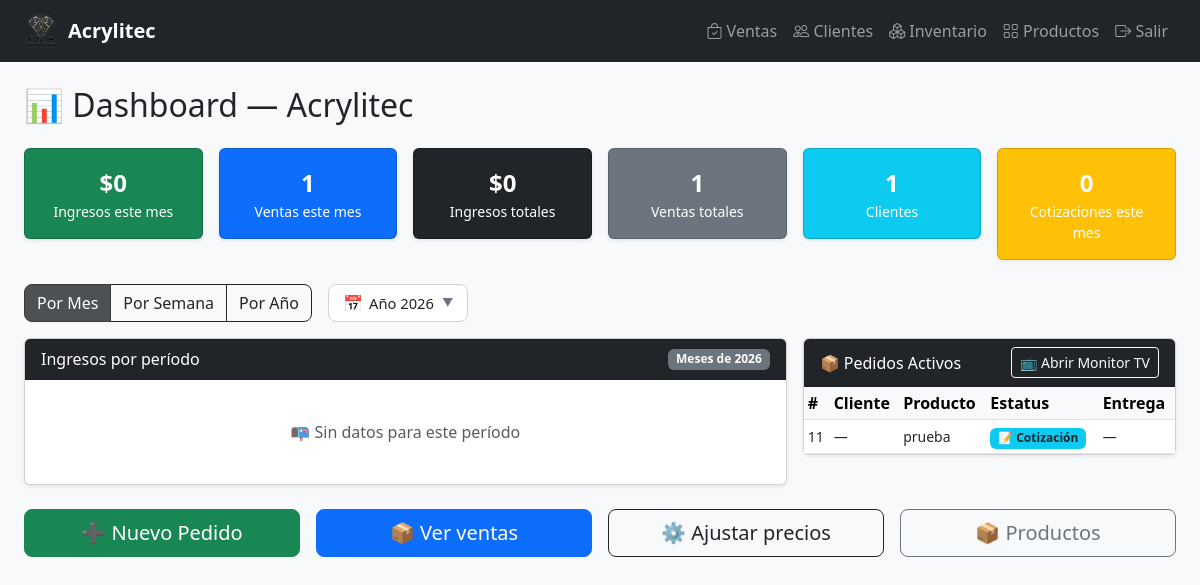
/dashboard/, run on the app's committed database.
### gestion/models.py (models this page shows, shortened)
class Ventas(models.Model):
    ESTATUS_CHOICES = [
        ('cotizacion', 'Cotización'),
        ('pendiente', 'Pendiente'),
        ('en_produccion', 'En producción'),
        ('pagada', 'Pagada'),
        ('entregada', 'Entregada'),
    ]
    id_venta = models.AutoField(primary_key=True)
    id_cotizacion = models.ForeignKey(Cotizaciones, models.DO_NOTHING, db_column='id_cotizacion', blank=True, null=True)
    id_cliente = models.ForeignKey('Clientes', on_delete=models.SET_NULL, null=True, blank=True, db_column='id_cliente_directo')
    monto_abonado = models.DecimalField(max_digits=10, decimal_places=2, default=0.00, verbose_name="Anticipo/Abono")
    estatus = models.CharField(max_length=20, choices=ESTATUS_CHOICES, default='pendiente')
    fecha_entrega = models.DateField(blank=True, null=True)
    fecha_venta = models.DateField(auto_now_add=True, null=True)

class Productos(models.Model):
    id_producto = models.AutoField(primary_key=True)
    nombre = models.CharField(max_length=100, blank=True, null=True)
    detalle = models.CharField(max_length=100, blank=True, null=True)
    precio_fijo = models.DecimalField(max_digits=10, decimal_places=2, blank=True, null=True, verbose_name="Precio Fijo (Opcional)")
    porcentaje_utilidad = models.IntegerField(default=40)
    foto = models.CharField(max_length=255, blank=True, null=True)
    class Meta:
        managed = True
        db_table = 'productos'
        verbose_name = "Producto"
        verbose_name_plural = "Productos"

### gestion/views.py (the view, shortened to what this page needs)
# urls.py: path('dashboard/', views.dashboard, name='dashboard'),
def dashboard(request):
    hoy = datetime.date.today()
    ESTATUS_INGRESO = ('pagada', 'entregada')   # ambos cuentan como cobrado
    todas_ventas = (Ventas.objects
                    .select_related('id_cotizacion__id_producto',
                                    'id_cotizacion__id_cliente')
                    .prefetch_related('detalles__id_producto')
                    .order_by('fecha_venta'))
    from collections import defaultdict
    from datetime import date
    meses_data   = defaultdict(float)   # key: (year, month)
    semanas_data = defaultdict(float)   # key: (year, iso_week, week_start_date)
    anios_data   = defaultdict(float)   # key: year
    for v in todas_ventas:
        if v.estatus not in ESTATUS_INGRESO:
            continue
    import calendar
    MESES_ES = ['Ene','Feb','Mar','Abr','May','Jun','Jul','Ago','Sep','Oct','Nov','Dic']
    meses_por_anio = {}
    semanas_por_anio = {}
    for (y, wn, ws), total in sorted(semanas_data.items()):
        key = str(y)
        if key not in semanas_por_anio:
            semanas_por_anio[key] = {'labels': [], 'data': []}
        semanas_por_anio[key]['labels'].append(f"Semana {wn} ({ws.strftime('%d/%m')})")
        semanas_por_anio[key]['data'].append(round(total, 2))
    labels_anio = [str(y) for y in sorted(anios_data.keys())]
    data_anio   = [round(anios_data[int(y)], 2) for y in labels_anio]
    inicio_mes = hoy.replace(day=1)
    ingresos_mes   = sum(_get_total_venta_val(v) for v in todas_ventas
                         if v.estatus in ESTATUS_INGRESO and v.fecha_venta and v.fecha_venta >= inicio_mes)
    ingresos_total = sum(_get_total_venta_val(v) for v in todas_ventas
                         if v.estatus in ESTATUS_INGRESO)
    kpis = {
        'ingresos_mes':    Decimal(str(round(ingresos_mes, 2))),
        'ventas_mes':      sum(1 for v in todas_ventas if v.fecha_venta and v.fecha_venta >= inicio_mes),
        'ingresos_total':  Decimal(str(round(ingresos_total, 2))),
        'ventas_total':    todas_ventas.count(),
        'clientes_total':  Clientes.objects.count(),
        'cotizaciones_mes': Cotizaciones.objects.filter(fecha__gte=inicio_mes).count(),
    }
    pedidos_activos_qs = (Ventas.objects
                          .filter(estatus__in=['cotizacion', 'pendiente', 'en_produccion'])
                          .select_related('id_cotizacion__id_cliente',
                                          'id_cotizacion__id_producto',
                                          'id_cliente')
                          .prefetch_related('detalles__id_producto')
                          .order_by('-fecha_venta'))
    pedidos_activos = []
    for v in pedidos_activos_qs:
        v.cliente_nombre  = _cliente_nombre(v)
        v.producto_nombre = _producto_nombre(v)
        pedidos_activos.append(v)
    anio_actual = str(hoy.year)
    return render(request, 'gestion/dashboard.html', {
        'kpis':             kpis,
        'pedidos_activos':  pedidos_activos,
        'anio_actual':      anio_actual,
        'meses_por_anio':   json.dumps(meses_por_anio),
        'semanas_por_anio': json.dumps(semanas_por_anio),
        'labels_anio':      json.dumps(labels_anio),
        'data_anio':        json.dumps(data_anio),
    })

### gestion/views.py (called while the page is built)
def _cliente_nombre(venta):
    if venta.id_cotizacion_id and venta.id_cotizacion.id_cliente:
        return venta.id_cotizacion.id_cliente.nombre
    if venta.id_cliente_id:
        return venta.id_cliente.nombre
    return '—'

def _producto_nombre(venta):
    if venta.id_cotizacion_id and venta.id_cotizacion.id_producto:
        return venta.id_cotizacion.id_producto.nombre
    detalles = list(venta.detalles.all())
    if len(detalles) == 1:
        return detalles[0].id_producto.nombre
    elif len(detalles) > 1:
        return f'{detalles[0].id_producto.nombre} +{len(detalles)-1} más'
    return '—'

### gestion/templates/gestion/dashboard.html (shortened to what this page needs)
{% extends 'gestion/base.html' %}
{% block content %}
<h2 class="mb-4">📊 Dashboard — Acrylitec</h2>
<div class="row g-3 mb-4">
    <div class="col-md-2">
        <div class="card text-white bg-success shadow-sm">
            <div class="card-body text-center">
                <div class="fs-4 fw-bold">${{ kpis.ingresos_mes|floatformat:0 }}</div>
                <div class="small">Ingresos este mes</div>
            </div>
        </div>
    </div>
    <div class="col-md-2">
        <div class="card text-white bg-primary shadow-sm">
            <div class="card-body text-center">
                <div class="fs-4 fw-bold">{{ kpis.ventas_mes }}</div>
                <div class="small">Ventas este mes</div>
            </div>
        </div>
    </div>
    <div class="col-md-2">
        <div class="card text-white bg-dark shadow-sm">
            <div class="card-body text-center">
                <div class="fs-4 fw-bold">${{ kpis.ingresos_total|floatformat:0 }}</div>
                <div class="small">Ingresos totales</div>
            </div>
        </div>
    </div>
    <div class="col-md-2">
        <div class="card text-white bg-secondary shadow-sm">
            <div class="card-body text-center">
                <div class="fs-4 fw-bold">{{ kpis.ventas_total }}</div>
                <div class="small">Ventas totales</div>
            </div>
        </div>
    </div>
    <div class="col-md-2">
        <div class="card text-white bg-info shadow-sm">
            <div class="card-body text-center">
                <div class="fs-4 fw-bold">{{ kpis.clientes_total }}</div>
                <div class="small">Clientes</div>
            </div>
        </div>
    </div>
    <div class="col-md-2">
        <div class="card text-white bg-warning shadow-sm">
            <div class="card-body text-center">
                <div class="fs-4 fw-bold">{{ kpis.cotizaciones_mes }}</div>
                <div class="small">Cotizaciones este mes</div>
            </div>
        </div>
    </div>
</div>
<div class="mb-3 d-flex align-items-center gap-3 flex-wrap">
    <div class="btn-group periodo-btn-group" role="group">
        <button class="btn btn-dark active" onclick="cambiarPeriodo('mes', this)">Por Mes</button>
        <button class="btn btn-outline-dark" onclick="cambiarPeriodo('semana', this)">Por Semana</button>
        <button class="btn btn-outline-dark" onclick="cambiarPeriodo('anio', this)">Por Año</button>
    </div>
    <div id="picker-mes-wrapper" class="picker-wrapper">
        <div class="picker-trigger" onclick="togglePicker('picker-mes')">
            <span class="picker-icon">📅</span>
            <span id="label-mes">— Mes —</span>
            <span class="picker-caret">▼</span>
        </div>
    </div>
</div>
<div class="row g-3 mb-4">
    <div class="col-md-8">
        <div class="card shadow-sm">
            <div class="card-header bg-dark text-white d-flex justify-content-between align-items-center">
                <span>Ingresos por período</span>
                <span id="subtitulo-grafica" class="badge bg-secondary"></span>
            </div>
            <div class="card-body">
                <div id="sin-datos" class="text-center py-4 text-muted d-none">
                    <p class="mb-0">📭 Sin datos para este período</p>
                </div>
            </div>
        </div>
    </div>
    <div class="col-md-4">
        <div class="card shadow-sm">
            <div class="card-header bg-dark text-white d-flex justify-content-between align-items-center">
                <span>📦 Pedidos Activos</span>
                <a href="{% url 'pantalla_pendientes' %}" target="_blank" class="btn btn-sm btn-outline-light">
                    📺 Abrir Monitor TV
                </a>
            </div>
            <div class="card-body p-0">
                {% if pedidos_activos %}
                <table class="table table-sm mb-0">
                    <thead class="table-light">
                        <tr>
                            <th>#</th>
                            <th>Cliente</th>
                            <th>Producto</th>
                            <th>Estatus</th>
                            <th>Entrega</th>
                        </tr>
                    </thead>
                    <tbody>
                        {% for v in pedidos_activos %}
                        <tr>
                            <td><small>{{ v.id_venta }}</small></td>
                            <td><small>{{ v.cliente_nombre|default:"—" }}</small></td>
                            <td><small>{{ v.producto_nombre|default:"—" }}</small></td>
                            <td>
                                {% if v.estatus == 'pendiente' %}
                                <span class="badge bg-secondary">⏳ Pendiente</span>
                                {% elif v.estatus == 'en_produccion' %}
                                <span class="badge bg-warning text-dark">🔧 En producción</span>
                                {% elif v.estatus == 'cotizacion' %}
                                <span class="badge bg-info text-dark">📝 Cotización</span>
                                {% endif %}
                            </td>
                            <td><small>{{ v.fecha_entrega|default:"—" }}</small></td>
                        </tr>
                        {% endfor %}
                    </tbody>
                </table>
                {% else %}
                <div class="text-center py-4 text-muted">
                    <p class="mb-0">✅ No hay pedidos pendientes</p>
                </div>
                {% endif %}
            </div>
        </div>
    </div>
</div>
<div class="row g-3">
    <div class="col-md-3">
        <a href="{% url 'nuevo_pedido' %}" class="btn btn-success w-100 btn-lg">➕ Nuevo Pedido</a>
    </div>
    <div class="col-md-3">
        <a href="{% url 'lista_ventas' %}" class="btn btn-primary w-100 btn-lg">📦 Ver ventas</a>
    </div>
    <div class="col-md-3">
        <a href="{% url 'configuracion_precios' %}" class="btn btn-outline-dark w-100 btn-lg">⚙️ Ajustar precios</a>
    </div>
    <div class="col-md-3">
        <a href="{% url 'lista_productos' %}" class="btn btn-outline-secondary w-100 btn-lg">📦 Productos</a>
    </div>
</div>
{% endblock %}

### gestion/templates/gestion/dashboard.html (style rules this page uses)
.periodo-btn-group .btn { border-radius: 8px 0 0 8px; }
.periodo-btn-group .btn:last-child { border-radius: 0 8px 8px 0; }
.picker-trigger { display: inline-flex; align-items: center; gap: 6px; padding: 6px 14px; background: #fff; border: 1.5px solid #ced4da; border-radius: 8px; cursor: pointer; font-size: .92rem; font-weight: 500; color: #212529; transition: border-color .15s, box-shadow .15s; white-space: nowrap; user-select: none; }
.picker-trigger .picker-icon { font-size: 1rem; }
.picker-trigger .picker-caret { font-size: .7rem; color: #6c757d; margin-left: 2px; }
.picker-wrapper { position: relative; display: inline-block; }

### data on the page
Ventas: id_venta "11", cliente_nombre "—", producto_nombre "prueba", estatus "📝 Cotización", fecha_entrega "—"

### other printed values
{{ kpis.ingresos_mes|floatformat:0 }} "0"
{{ kpis.ventas_mes }} "1"
{{ kpis.ingresos_total|floatformat:0 }} "0"
{{ kpis.ventas_total }} "1"
{{ kpis.clientes_total }} "1"
{{ kpis.cotizaciones_mes }} "0"
